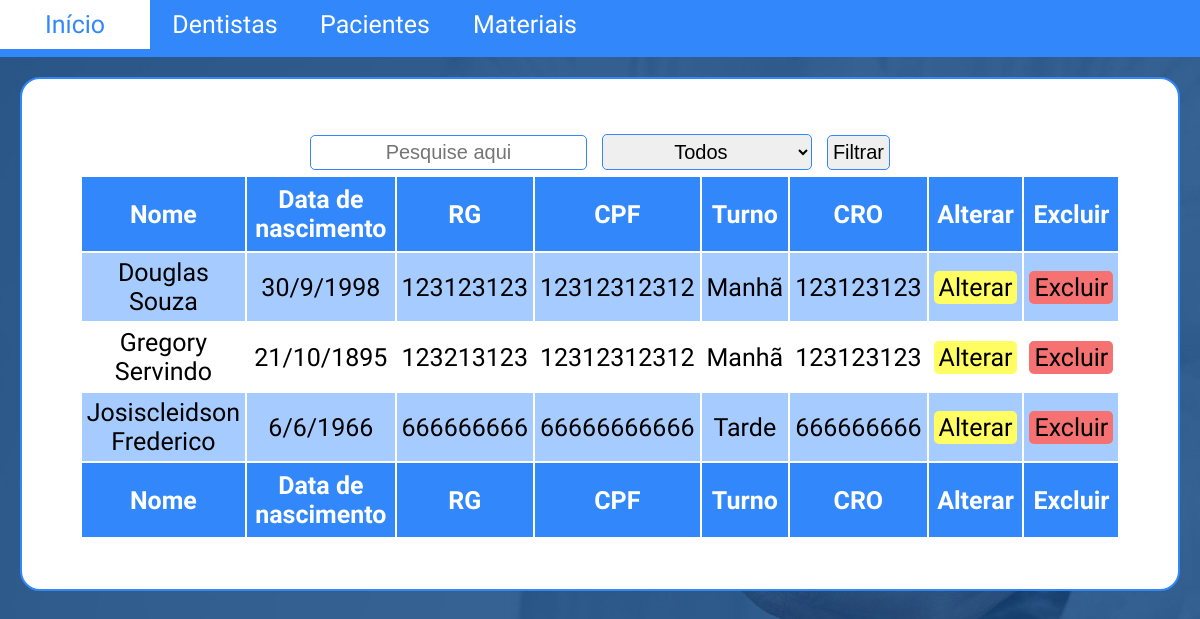
/list-dentist.php, run on the app's committed database.
### tables this page shows
CREATE TABLE `dentist` (
  `idDentist` bigint(20) NOT NULL,
  `fullName` varchar(100) NOT NULL,
  `birthDate` varchar(10) NOT NULL,
  `rg` bigint(15) NOT NULL,
  `cpf` bigint(11) NOT NULL,
  `turn` varchar(5) NOT NULL,
  `cro` varchar(20) NOT NULL,
  `login` varchar(20) NOT NULL,
  `pass` varchar(200) NOT NULL
);

### dao/bdconnect.class.php (called while the page is built, shortened)
<?php
class BDConnect extends PDO {
  private static $instance = null;
  public static function getInstance(){
    try{
        if(!isset(self::$instance)){
          self::$instance = new
          BDConnect("mysql:dbname=database;host=localhost","root","");
        }
        return self::$instance;
    }catch(PDOException $e){
        echo "Erro ao conectar no banco! ".$e;
    }
  }
}

### dao/dentistdao.class.php (called while the page is built, shortened)
<?php
require 'bdconnect.class.php';
 class DentistDAO {
   private $conn = null;
   public function __construct(){
     $this->conn = BDConnect::getInstance();
   }
   public function searchDentist(){
     try{
       $stat = $this->conn->query("select * from dentist");
       $array = $stat->fetchAll(PDO::FETCH_CLASS, 'dentist');
       return $array;
     }catch(PDOException $e){
       echo "Erro ao buscar dentista! ".$e;
     }
   }
 }

### model/dentist.class.php (called while the page is built, shortened)
<?php
class Dentist {
  public function __get($a){return $this->$a;}
}

### list-dentist.php (the view, shortened to what this page needs)
<?php
include_once 'dao/dentistdao.class.php';
include_once 'model/dentist.class.php';
$ddao = new DentistDAO();
$array = $ddao->searchDentist();
?>
<!DOCTYPE html>
<html lang="pt-br" dir="ltr">
  <head>
    <link rel="stylesheet" href="style/style.css">
  </head>
  <body>
    <nav class="menu">
      <ul>
        <li><a href="home.php">Início</a></li>
        <li><a href="#">Dentistas</a>
        </li>
        <li><a href="#">Pacientes</a>
        </li>
        <li><a href="#">Materiais</a>
        </li>
      </ul>
    </nav>
    <div class="homescreen">
      <form action="" method="post" action="">
        <input type="text" name="search" placeholder="Pesquise aqui" value="<?php if (isset($_POST['filter'])) {echo $_POST['search'];} ?>">
        <select name="filterer" style="width: auto;">
          <option <?php if (isset($_POST['filter'])) {if ($_POST['filterer'] == 'all') {echo 'selected';}} ?> value="all">Todos</option>
        </select>
        <input type="submit" name="filter" value="Filtrar">
      </form>
      <article>
        <center>
          <table align="center">
            <thead>
              <th>Nome</th>
              <th>Data de nascimento</th>
              <th>RG</th>
              <th>CPF</th>
              <th>Turno</th>
              <th>CRO</th>
              <th>Alterar</th>
              <th>Excluir</th>
            </thead>
            <tbody>
              <?php
               foreach($array as $dent){
                 echo "<tr>";
                   echo "<td>$dent->fullName</td>";
                   echo "<td>$dent->birthDate</td>";
                   echo "<td>$dent->rg</td>";
                   echo "<td>$dent->cpf</td>";
                   echo "<td>$dent->turn</td>";
                   echo "<td>$dent->cro</td>";
                   echo "<td><a href='register-dentist.php?id=$dent->idDentist' id='alterbtn'>Alterar</a></td>";
                   echo "<td><a href='list-dentist.php?id=$dent->idDentist' class='deletebtn'>Excluir</a></td>";
                 echo "</tr>";
               }
              ?>
            </tbody>
            <tfoot>
              <th>Nome</th>
              <th>Data de nascimento</th>
              <th>RG</th>
              <th>CPF</th>
              <th>Turno</th>
              <th>CRO</th>
              <th>Alterar</th>
              <th>Excluir</th>
            </tfoot>
          </table>
        </center>
      </article>
    </div>
  </body>
</html>

### style/style.css (style rules this page uses)
html { font-family: 'Open Sans Condensed', sans-serif; }
* { margin: 0; padding: 0; }
body { background-image: url("../imgs/loginbg.jpg"); background-repeat: no-repeat; background-size: 100%; }
form { font-size: 20px; }
form input, select { border-radius: 5px; border: 1px solid #3288fa; text-align: center; padding: 5px; font-size: 20px; margin: 5px; }
select { width: 100px; }
table { text-align: center; width: 85%; min-width: 750px; font-size: 25px; }
th { padding: 8px; background-color: #3288fa; color: white; }
tr:nth-child(even) { background-color: white; }
tr:nth-child(odd) { background-color: #a6ccff; }
td { padding: 5px; }
.menu { width: 100%; height: 57px; background-color: #3288fa; font-size: 25px; font-family: "Oswald"; }
.menu ul { list-style: none; position: relative; text-align: center; }
.menu ul li { width: 150px; float: left; }
.menu a { color: #ffffff; padding: 10px; display: block; text-decoration: none; text-align: center; background-color: #3288fa; }
.homescreen { margin: 20px; padding: 50px 10px; background-color: #ffffff; border-radius: 20px; border: 2px solid #3288fa; text-align: center; }
#alterbtn { text-decoration: none; background-color: #fffd61; padding: 8px; color: #000000; padding: 2px 5px; border-radius: 5px; }
.deletebtn { text-decoration: none; background-color: #f67171; padding: 8px; color: #000000; padding: 2px 5px; border-radius: 5px; }

### data on the page
dentist: fullName "Douglas Souza", birthDate "30/9/1998", rg "123123123", cpf "12312312312", turn "Manhã", cro "123123123"
dentist: fullName "Gregory Servindo", birthDate "21/10/1895", rg "123213123", cpf "12312312312", turn "Manhã", cro "123123123"
dentist: fullName "Josiscleidson Frederico", birthDate "6/6/1966", rg "666666666", cpf "66666666666", turn "Tarde", cro "666666666"
